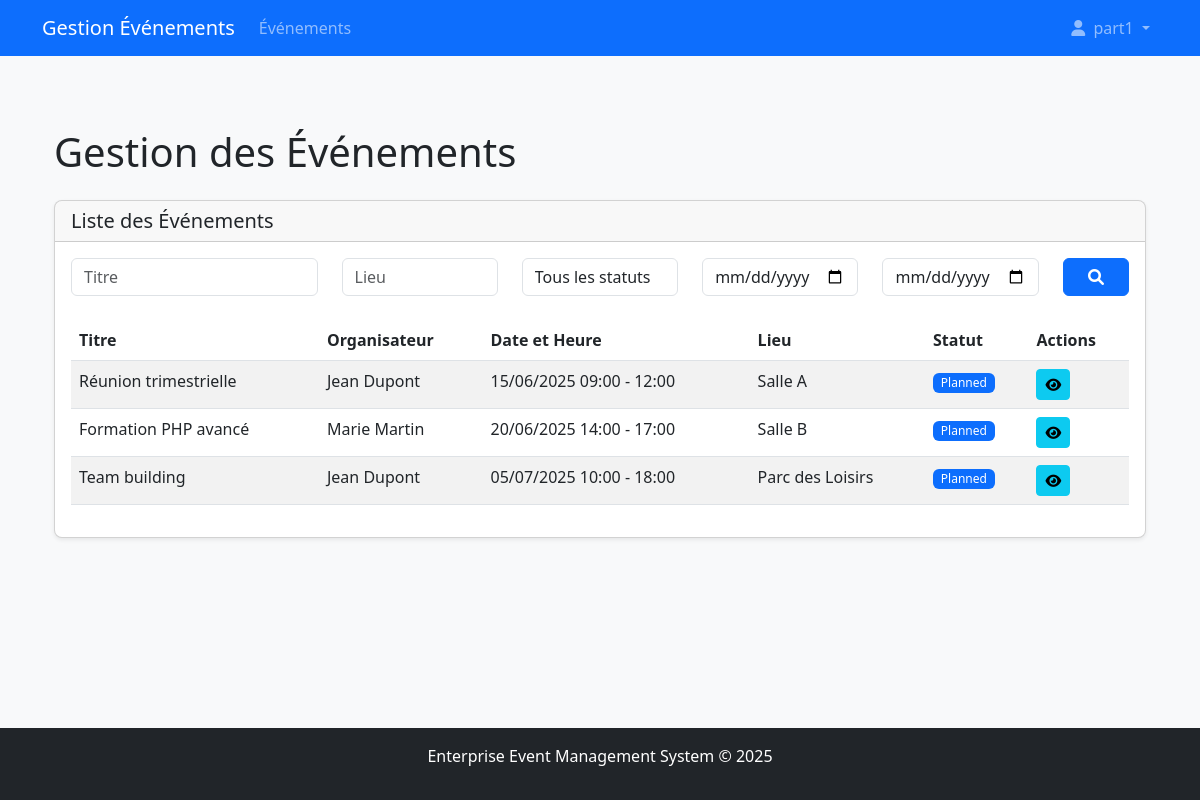
/event (signed in), run on the app's committed database.
### tables this page shows
CREATE TABLE events (
    id INT AUTO_INCREMENT PRIMARY KEY,
    organizer_id INT NOT NULL,
    title VARCHAR(100) NOT NULL,
    description TEXT,
    start_datetime DATETIME NOT NULL,
    end_datetime DATETIME NOT NULL,
    location VARCHAR(100) NOT NULL,
    max_participants INT,
    status ENUM('planned', 'ongoing', 'completed', 'cancelled') DEFAULT 'planned',
    created_at TIMESTAMP DEFAULT CURRENT_TIMESTAMP,
    updated_at TIMESTAMP DEFAULT CURRENT_TIMESTAMP ON UPDATE CURRENT_TIMESTAMP,
    FOREIGN KEY (organizer_id) REFERENCES organizers(id) ON DELETE CASCADE
);

CREATE TABLE organizers (
    id INT AUTO_INCREMENT PRIMARY KEY,
    user_id INT NOT NULL,
    first_name VARCHAR(50) NOT NULL,
    last_name VARCHAR(50) NOT NULL,
    phone VARCHAR(20),
    department VARCHAR(50),
    created_at TIMESTAMP DEFAULT CURRENT_TIMESTAMP,
    updated_at TIMESTAMP DEFAULT CURRENT_TIMESTAMP ON UPDATE CURRENT_TIMESTAMP,
    FOREIGN KEY (user_id) REFERENCES users(id) ON DELETE CASCADE
);

### src/Controllers/EventController.php (called while the page is built, shortened)
<?php
class EventController {
    private $eventModel;
    public function __construct() {
        $this->eventModel = new Event();
    }
    public function index() {
        $events = $this->eventModel->getAll();
        include __DIR__ . '/../views/events/index.php';
    }
}

### src/Models/Event.php (called while the page is built, shortened)
<?php
class Event {
    private $conn;
    public function __construct() {
        $database = new Database();
        $this->conn = $database->connect();
    }
    public function getAll() {
        $stmt = $this->conn->prepare("
            SELECT e.*, o.first_name AS organizer_first_name, o.last_name AS organizer_last_name
            FROM events e
            JOIN organizers o ON e.organizer_id = o.id
        ");
        $stmt->execute();
        return $stmt->fetchAll(PDO::FETCH_ASSOC);
    }
}

### src/Models/Database.php (called while the page is built, shortened)
<?php
class Database {
    private $host;
    private $db_name;
    private $username;
    private $password;
    public function __construct() {
        $this->host = 'mysql';
        $this->db_name = 'events_db';
        $this->username = 'event_user';
        $this->password = 'event_pass';
    }
    public function connect() {
        $this->conn = null;
        try {
            $this->conn = new PDO(
                "mysql:host=" . $this->host . ";dbname=" . $this->db_name,
                $this->username,
                $this->password
            );
            $this->conn->setAttribute(PDO::ATTR_ERRMODE, PDO::ERRMODE_EXCEPTION);
            $this->conn->exec("set names utf8");
        } catch (PDOException $exception) {
            echo "Connection error: " . $exception->getMessage();
        }
        return $this->conn;
    }
}

### src/views/events/index.php (the view, shortened to what this page needs)
<?php include 'views/partials/header.php'; ?>
<div class="container mt-4">
    <h1 class="mb-4">Gestion des Événements</h1>
    <div class="card mb-4">
        <div class="card-header">
            <div class="d-flex justify-content-between align-items-center">
                <h5 class="mb-0">Liste des Événements</h5>
            </div>
        </div>
        <div class="card-body">
            <form method="GET" action="<?= BASE_URL; ?>/event/search" class="mb-4">
                <div class="row">
                    <div class="col-md-3">
                        <input type="text" name="title" class="form-control" placeholder="Titre" value="<?= htmlspecialchars($_GET['title'] ?? ''); ?>">
                    </div>
                    <div class="col-md-2">
                        <input type="text" name="location" class="form-control" placeholder="Lieu" value="<?= htmlspecialchars($_GET['location'] ?? ''); ?>">
                    </div>
                    <div class="col-md-2">
                        <select name="status" class="form-control">
                            <option value="">Tous les statuts</option>
                        </select>
                    </div>
                    <div class="col-md-2">
                        <input type="date" name="start_date" class="form-control" placeholder="Date début" value="<?= htmlspecialchars($_GET['start_date'] ?? ''); ?>">
                    </div>
                    <div class="col-md-2">
                        <input type="date" name="end_date" class="form-control" placeholder="Date fin" value="<?= htmlspecialchars($_GET['end_date'] ?? ''); ?>">
                    </div>
                    <div class="col-md-1">
                        <button type="submit" class="btn btn-primary w-100">
                            <i class="fas fa-search"></i>
                        </button>
                    </div>
                </div>
            </form>
            <div class="table-responsive">
                <table class="table table-striped table-hover">
                    <thead>
                        <tr>
                            <th>Titre</th>
                            <th>Organisateur</th>
                            <th>Date et Heure</th>
                            <th>Lieu</th>
                            <th>Statut</th>
                            <th>Actions</th>
                        </tr>
                    </thead>
                    <tbody>
                        <?php foreach ($events as $event): ?>
                            <tr>
                                <td><?= htmlspecialchars($event['title']); ?></td>
                                <td><?= htmlspecialchars($event['organizer_first_name'] . ' ' . $event['organizer_last_name']); ?></td>
                                <td>
                                    <?= date('d/m/Y H:i', strtotime($event['start_datetime'])); ?> -
                                    <?= date('H:i', strtotime($event['end_datetime'])); ?>
                                </td>
                                <td><?= htmlspecialchars($event['location']); ?></td>
                                <td>
                                    <span class="badge
                                        <?= $event['status'] === 'planned' ? 'bg-primary' : ''; ?>
                                        <?= $event['status'] === 'ongoing' ? 'bg-warning text-dark' : ''; ?>
                                        <?= $event['status'] === 'completed' ? 'bg-success' : ''; ?>
                                        <?= $event['status'] === 'cancelled' ? 'bg-danger' : ''; ?>">
                                        <?= ucfirst($event['status']); ?>
                                    </span>
                                </td>
                                <td>
                                    <a href="<?= BASE_URL; ?>/event/<?= $event['id']; ?>" class="btn btn-sm btn-info">
                                        <i class="fas fa-eye"></i>
                                    </a>
                                </td>
                            </tr>
                        <?php endforeach; ?>
                    </tbody>
                </table>
            </div>
        </div>
    </div>
</div>
<?php include 'views/partials/footer.php'; ?>

### src/assets/css/style.css (style rules this page uses)
body { background-color: #f8f9fa; min-height: 100vh; display: flex; flex-direction: column; }
.card { border-radius: 0.5rem; box-shadow: 0 0.125rem 0.25rem rgba(0, 0, 0, 0.075); }
.card-header { border-radius: 0.5rem 0.5rem 0 0 !important; }
.table-responsive { overflow-x: auto; }
.badge { font-weight: 500; padding: 0.35em 0.65em; }

### data on the page
events: title "Réunion trimestrielle", organizer.last_name "Jean Dupont", start_datetime "15/06/2025 09:00", end_datetime "12:00", location "Salle A", status "Planned"
events: title "Formation PHP avancé", organizer.last_name "Marie Martin", start_datetime "20/06/2025 14:00", end_datetime "17:00", location "Salle B", status "Planned"
events: title "Team building", organizer.last_name "Jean Dupont", start_datetime "05/07/2025 10:00", end_datetime "18:00", location "Parc des Loisirs", status "Planned"

### other printed values
$_SESSION['username'] "part1"
